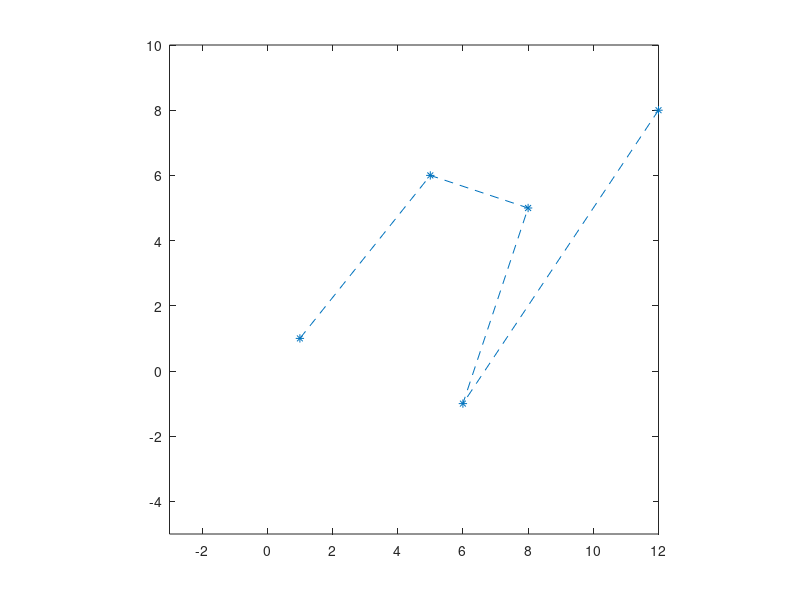

Write MATLAB code to recreate this figure. (Note: this script raises an error after producing the figure.)
clear

%t-t nem kell felvenni mivel az fixen [0 1]
%kontroll pontok
px = [1 5 8 6 12]; py = [1 6 5 -1 8];
plot(px, py, '*--')
axis([-3 12 -5 10]); axis equal
hold on
%pontok száma -1
n=4;

syms t
%be kell szorozni a jobb oldalt t-vel, hogy a matlab ne hisztizzen
cx(t) = 0*t; cy(t) = 0*t;

% 0 és n is benne van a ciklusban
for i=0:n
    % nchoosek(n,k) => n alatt a k
    %benstein pol
    b(t) = nchoosek(n, i) * t^i * (1-t)^(n-i);
    % px(i+1) mivel csúszik az indexelés
    cx(t) = cx(t) + px(i+1) * b(t);
    cy(t) = cy(t) + py(i+1) * b(t);
end

fplot(cx, cy, [0 1])